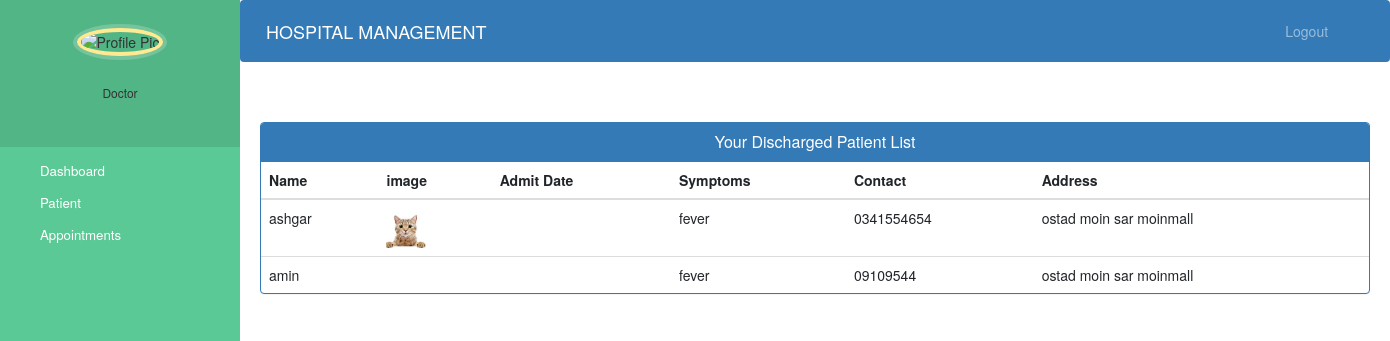
/Django-Hospital/View-Discharged-patient (signed in), run on the app's committed database.
### hospital/models.py (models this page shows)
class DischargePatientModel(models.Model):
    patient_name = models.CharField(max_length=255)
    patient_pass = models.CharField(max_length=255)
    patient_code = models.IntegerField(null=True)
    profile_pic = models.ImageField(null=True)
    assigned_doctor_name = models.CharField(max_length=255)
    assigned_doctor_id = models.PositiveIntegerField(null=True)
    todaydate = models.DateField()
    mobile = models.CharField(max_length=255)
    address = models.TextField()
    symptoms = models.CharField(max_length=255)
    roomCharge = models.IntegerField(null=True, editable=True)
    medicineCost = models.IntegerField(null=True, editable=True)
    doctorFee = models.IntegerField(null=True)
    OtherCharge = models.IntegerField(null=True)
    total_price = models.IntegerField(null=True)

### hospital/views.py (the view)
# urls.py: path("View-Discharged-patient", views.view_discharged_patient_view,
def view_discharged_patient_view(request):
    loged_doct_id = request.session.get("loged_Doctor_id")
    discharged_patient_list = DischargePatientModel.objects.filter(
        assigned_doctor_id=loged_doct_id)
    return render(request, "hospital/doctor_view_discharge_patient.html", {"discharged_patient_list": discharged_patient_list})

### hospital/templates/hospital/doctor_view_discharge_patient.html (shortened to what this page needs)
{% extends 'hospital/doctor_base.html' %}
{% block content %}
{%load static%}
<head>
  <link href="//netdna.bootstrapcdn.com/bootstrap/3.0.0/css/bootstrap.min.css" rel="stylesheet" id="bootstrap-css">
</head>
<div class="container">
  <div class="panel panel-primary">
    <div class="panel-heading">
      <h6 class="panel-title">Your Discharged Patient List</h6>
    </div>
    <table class="table table-hover" id="dev-table">
      <thead>
        <tr>
          <th>Name</th>
          <th>image</th>
          <th>Admit Date</th>
          <th>Symptoms</th>
          <th>Contact</th>
          <th>Address</th>
        </tr>
      </thead>
      {% for p in discharged_patient_list %}
      <tr>
        <td> {{p.patient_name}}</td>
        <td>{% if p.profile_pic%}
          <img src="{{p.profile_pic.url}}" alt="Profile Pic" height="40px" width="40px" />
          {%endif%}
        </td>
        <td>{{p.admitDate}}</td>
        <td>{{p.symptoms}}</td>
        <td>{{p.mobile}}</td>
        <td>{{p.address}}</td>
      </tr>
      {% endfor %}
    </table>
  </div>
</div>
{% endblock content %}

### hospital/templates/hospital/doctor_base.html (style rules this page uses)
body { padding-left: 240px; }

### hospital/templates/hospital/doctor_view_discharge_patient.html (style rules this page uses)
h6 { text-align: center; }

### data on the page
DischargePatientModel: patient_name "ashgar", profile_pic (picture), symptoms "fever", mobile "0341554654", address "ostad moin sar moinmall"
DischargePatientModel: patient_name "amin", symptoms "fever", mobile "09109544", address "ostad moin sar moinmall"
